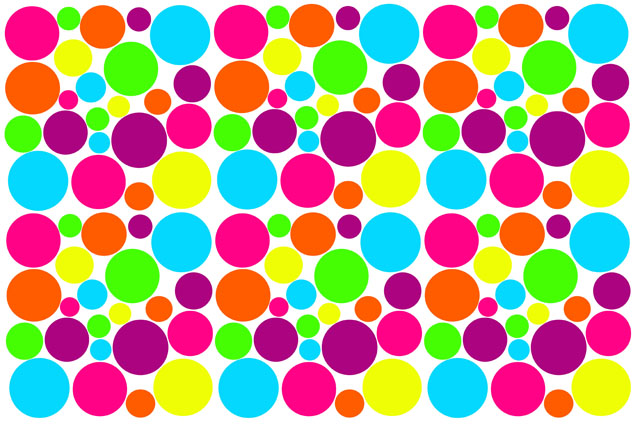
#> input picture 09_bildebehandling/dots.jpg, 640 x 427 px
$ jupyter execute Arbeidskrav_09.ipynb   (older library calls are emulated)
#> lines starting #> are read from the running program, lines starting #| are printed output that depends on the picture; after the words box and inside, x2 and y2 are one past the last pixel; in counts of white or black regions, pixels touching at a corner belong together; long printed decimals are rounded
# Arbeidskrav 9: bildebehandling

Bruk teknikkene beskrevet i [«Scipy Lecture Notes»](https://scipy-lectures.org/advanced/image_processing/index.html) til å telle hvor mange disker det er  bildet `dots.jpg`. Tips til rekkefølge på operasjoner:

* Les inn bildet
* Konverter til gråtone
* Terskle bildet slik at det blir binært
* Gjør nødvendige operasjoner på det binære bildet (matematisk morfologi fra `scipy.ndimage`)
* Bruk målemetoder (fra `scipy.ndimage`)

[cell 1]
import matplotlib.pyplot as plt
import scipy.ndimage as nd
img=plt.imread("dots.jpg")
#> img is the input picture: shape (427, 640, 3); mean R, G, B 187.7, 163.6, 146.6

plt.imshow(img)
plt.show()

[cell 2]
from skimage import io,filters
image=io.imread('dots.jpg',as_gray=True)
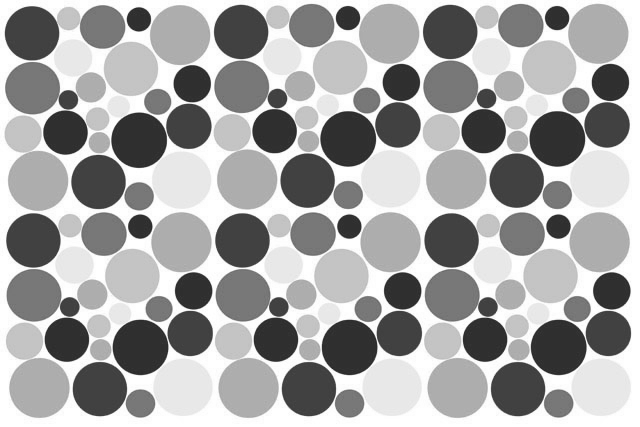
#> image: shape (427, 640) float64; min 0.14, max 1, mean 0.657
value=filters.threshold_otsu(image)
#> value = 0.582
drops=nd.binary_fill_holes(image<value)
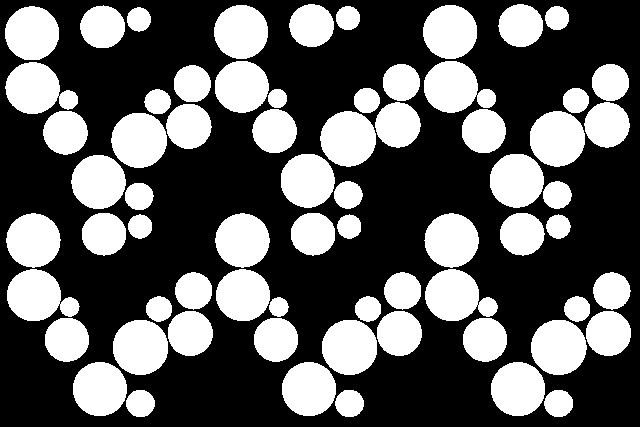
#> drops: shape (427, 640) bool; 37.1% white; 68 white regions, largest, box (x1, y1, x2, y2) and area: (425, 269, 498, 321) 2513, (7, 269, 80, 321) 2511, (5, 62, 78, 114) 2508

plt.imshow(drops, cmap='gray')
plt.show

[cell 3]
from skimage import measure
labels = measure.label(drops)
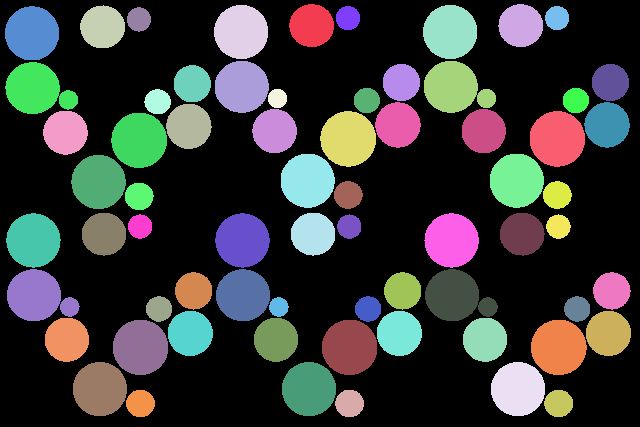
#> labels: shape (427, 640) int32; 69 distinct labels, from 0 to 68; one colour per label, 0 black
print(labels.max())
#| 68

[cell 4]
grey_im =img.astype(float).sum(2) / (255 * 3)
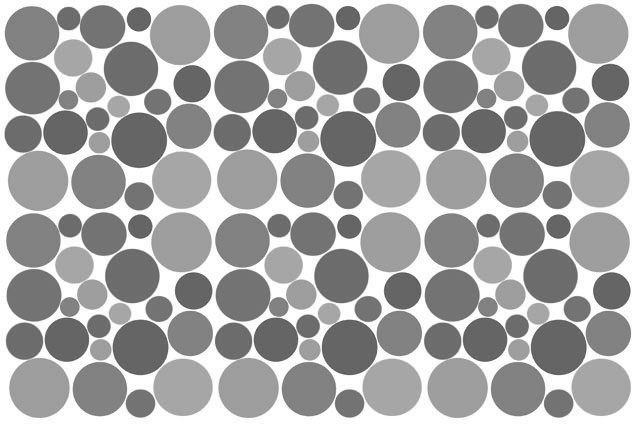
#> grey_im: shape (427, 640) float64; min 0.303, max 1, mean 0.651
plt.imshow(grey_im, plt.cm.gray)
print(grey_im.min(), grey_im.max())
#| 0.3033 1.0

[cell 5]
import skimage.data as data
from skimage import io
from skimage.filters import threshold_otsu
#img=io.imread('dots.jpg')
thresh=threshold_otsu(grey_im)
#> thresh = 0.746
binary=grey_im<thresh
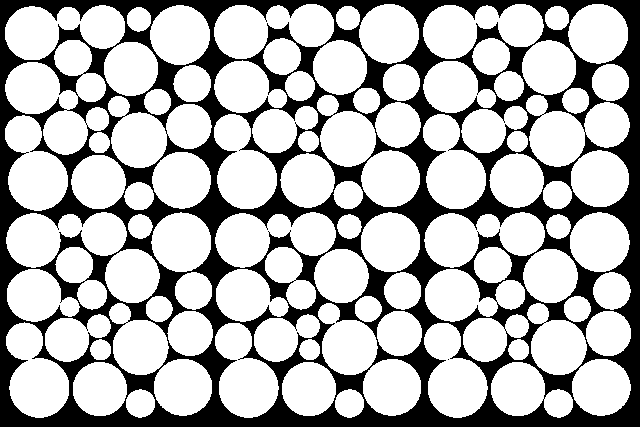
#> binary: shape (427, 640) bool; 70.7% white; 2 black regions (1 under 20 px), largest, box (x1, y1, x2, y2) and area: (0, 0, 640, 427) 79950
plt.imshow(binary,cmap='gray')

[cell 6]
import scipy as sc
import numpy as np
from scipy import ndimage
kernal=np.zeros((7,7), dtype=np.int)
kernal[1:6,2:5]=1
print(kernal,'\n')

erosion=ndimage.binary_erosion(binary,iterations=5).astype(kernal.dtype)
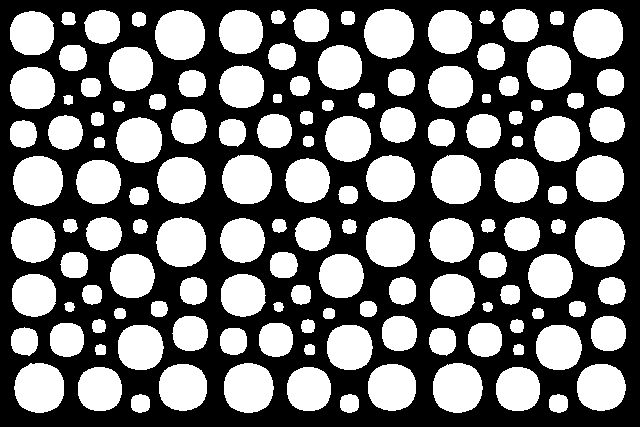
#> erosion: shape (427, 640) int64; values 0 (black) and 1 (white), 45% white; 138 white regions, largest, box (x1, y1, x2, y2) and area: (155, 10, 205, 60) 2023, (14, 363, 64, 413) 2023, (13, 156, 63, 206) 2022

print(erosion)
#> (printed output is left out)

plt.imshow(erosion,cmap='gray')

[cell 7]
label_im, nb_labels = ndimage.label(erosion)
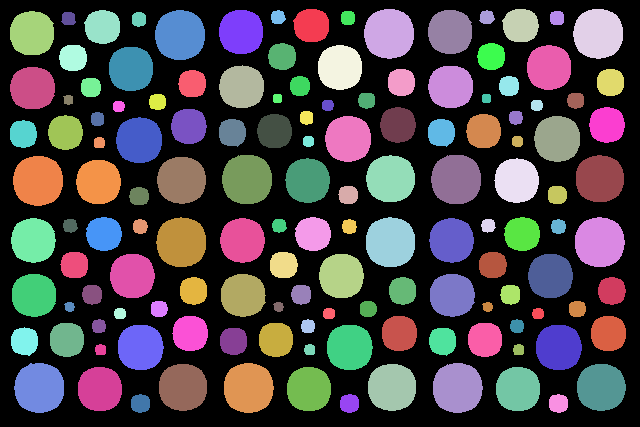
#> label_im: shape (427, 640) int32; 139 distinct labels, from 0 to 138; one colour per label, 0 black
#> nb_labels = 138
print('Antall: ',nb_labels)
#| Antall:  138
plt.imshow(label_im)

[cell 8]
ndimage.binary_erosion(kernal, structure=np.ones((5,5))).astype(kernal.dtype)

[cell 9]
binary_dil=ndimage.binary_dilation(binary,iterations=5).astype(kernal.dtype)
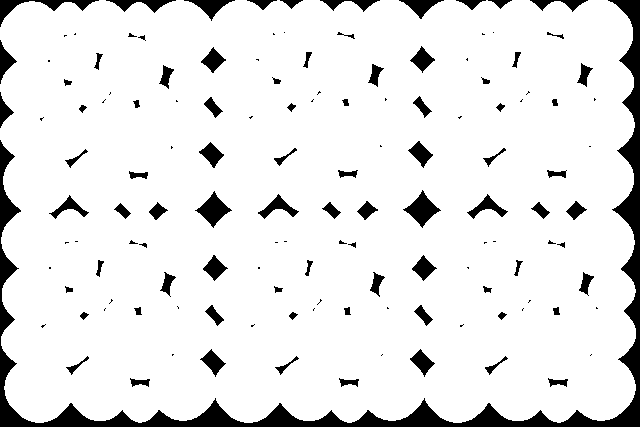
#> binary_dil: shape (427, 640) int64; values 0 (black) and 1 (white), 90.4% white; 136 black regions (52 under 20 px), largest, box (x1, y1, x2, y2) and area: (0, 0, 640, 427) 13116, (0, 0, 99, 27) 604, (403, 190, 441, 228) 601
b_d=ndimage.binary_dilation(binary,iterations=5).astype(kernal.dtype)
print(binary_dil)
#> (printed output is left out)
b_d
plt.imshow(binary_dil)

label_im, nb_labels = ndimage.label(binary_dil)
#> nb_labels = 1
print('Antall: ',nb_labels)
#| Antall:  1
plt.imshow(label_im)
